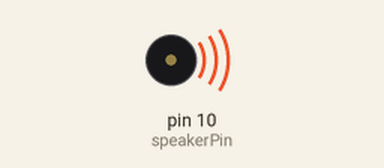
This sketch was run on a simulated Arduino Uno, built with avr-gcc and run on an emulated ATmega328P. Shown: buzzer (waves = sounding).

Above: at 0.1 s.
Timing chart, 0 to 40.0 s (numbered marks = the images above):
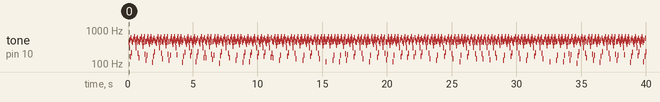

The sketch:

piezo_alarmtone.ino
```cpp
// piezo_alarmtone.ino - use piezospeaker to sound alarm sound
// (c) BotBook.com - Karvinen, Karvinen, Valtokari

int speakerPin = 10;

void wave(int pin, float frequency, int duration)	// <1>
{
  float period=1 / frequency * 1000 * 1000; // microseconds (us)
  long int startTime=millis();
  while(millis()-startTime < duration) {
    digitalWrite(pin, HIGH);
    delayMicroseconds(period/2);
    digitalWrite(pin, LOW);
    delayMicroseconds(period/2);
  }
}

void setup()
{
 pinMode(speakerPin, OUTPUT);
}

void loop()
{
  wave(speakerPin, 440, 40);	// <2>
  delay(25);
  wave(speakerPin, 300, 20);
  wave(speakerPin, 540, 40);
  delay(25);
  wave(speakerPin, 440, 20);
  wave(speakerPin, 640, 40);
  delay(25);
  wave(speakerPin, 540, 20);
}
```

Measured:
- by itself, tone on pin 10 (speakerPin): plays 435 Hz for 0.04 s, 298 Hz for 0.04 s, 523 Hz for 0.04 s, 165 Hz for 0.04 s, 589 Hz for 0.04 s, 216 Hz for 0.04 s … (950 notes in this stretch)
